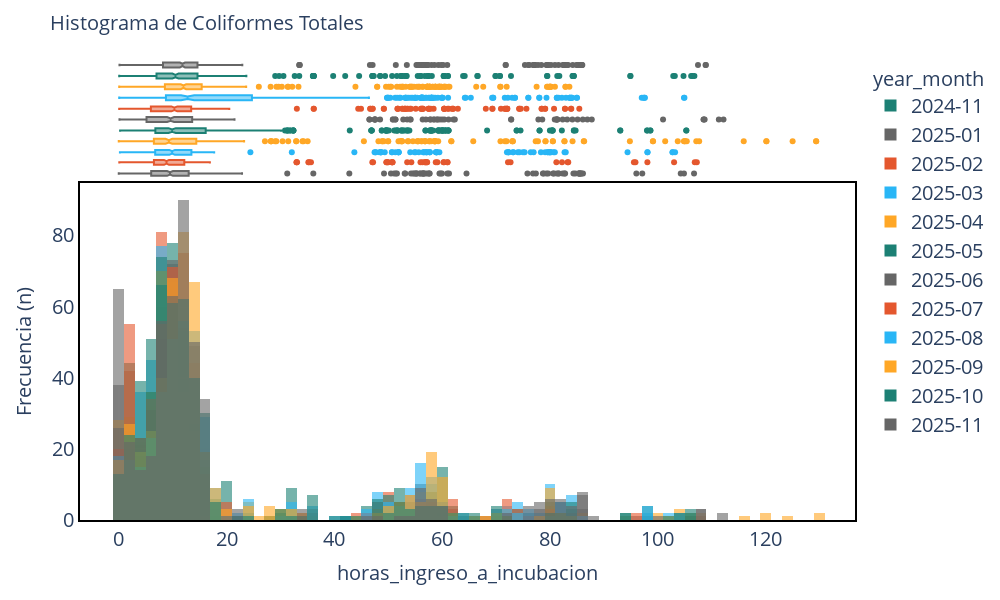

Notebook source saved alongside this figure:
### Code cell
fig1 = plot_distribution(
    df=df_good,
    group_col="year_month",
    value_col="horas_ingreso_a_incubacion",
    title="Histograma de Coliformes Totales",
    marginal="box",  # Muestra un boxplot arriba para ver outliers
    nbins=100         # Forzar 30 barras
)
fig1.show()

### Figure 1 — Plotly figure (JSON) as saved in the notebook; plotly's stock layout.template omitted (floating-point values rounded to 4 significant figures; data arrays with more than 128 entries replaced by an {"elided": "..."} marker saying what was removed)
{"data": [{"bingroup": "x", "hovertemplate": "year_month=2024-11<br>horas_ingreso_a_incubacion=%{x}<br>count=%{y}<extra></extra>", "legendgroup": "2024-11", "marker": {"color": "#1C8074", "opacity": 0.6, "pattern": {"shape": ""}}, "name": "2024-11", "nbinsx": 100, "orientation": "v", "showlegend": true, "type": "histogram", "x": {"elided": "2922 float values"}, "xaxis": "x", "yaxis": "y"}, {"hovertemplate": "year_month=2024-11<br>horas_ingreso_a_incubacion=%{x}<extra></extra>", "legendgroup": "2024-11", "marker": {"color": "#1C8074"}, "name": "2024-11", "notched": true, "showlegend": false, "type": "box", "x": {"elided": "2922 float values"}, "xaxis": "x2", "yaxis": "y2"}, {"bingroup": "x", "hovertemplate": "year_month=2025-01<br>horas_ingreso_a_incubacion=%{x}<br>count=%{y}<extra></extra>", "legendgroup": "2025-01", "marker": {"color": "#666666", "opacity": 0.6, "pattern": {"shape": ""}}, "name": "2025-01", "nbinsx": 100, "orientation": "v", "showlegend": true, "type": "histogram", "x": {"elided": "400 float values"}, "xaxis": "x", "yaxis": "y"}, {"hovertemplate": "year_month=2025-01<br>horas_ingreso_a_incubacion=%{x}<extra></extra>", "legendgroup": "2025-01", "marker": {"color": "#666666"}, "name": "2025-01", "notched": true, "showlegend": false, "type": "box", "x": {"elided": "400 float values"}, "xaxis": "x2", "yaxis": "y2"}, {"bingroup": "x", "hovertemplate": "year_month=2025-02<br>horas_ingreso_a_incubacion=%{x}<br>count=%{y}<extra></extra>", "legendgroup": "2025-02", "marker": {"color": "#E4572E", "opacity": 0.6, "pattern": {"shape": ""}}, "name": "2025-02", "nbinsx": 100, "orientation": "v", "showlegend": true, "type": "histogram", "x": {"elided": "370 float values"}, "xaxis": "x", "yaxis": "y"}, {"hovertemplate": "year_month=2025-02<br>horas_ingreso_a_incubacion=%{x}<extra></extra>", "legendgroup": "2025-02", "marker": {"color": "#E4572E"}, "name": "2025-02", "notched": true, "showlegend": false, "type": "box", "x": {"elided": "370 float values"}, "xaxis": "x2", "yaxis": "y2"}, {"bingroup": "x", "hovertemplate": "year_month=2025-03<br>horas_ingreso_a_incubacion=%{x}<br>count=%{y}<extra></extra>", "legendgroup": "2025-03", "marker": {"color": "#29B6F6", "opacity": 0.6, "pattern": {"shape": ""}}, "name": "2025-03", "nbinsx": 100, "orientation": "v", "showlegend": true, "type": "histogram", "x": {"elided": "413 float values"}, "xaxis": "x", "yaxis": "y"}, {"hovertemplate": "year_month=2025-03<br>horas_ingreso_a_incubacion=%{x}<extra></extra>", "legendgroup": "2025-03", "marker": {"color": "#29B6F6"}, "name": "2025-03", "notched": true, "showlegend": false, "type": "box", "x": {"elided": "413 float values"}, "xaxis": "x2", "yaxis": "y2"}, {"bingroup": "x", "hovertemplate": "year_month=2025-04<br>horas_ingreso_a_incubacion=%{x}<br>count=%{y}<extra></extra>", "legendgroup": "2025-04", "marker": {"color": "#FFA726", "opacity": 0.6, "pattern": {"shape": ""}}, "name": "2025-04", "nbinsx": 100, "orientation": "v", "showlegend": true, "type": "histogram", "x": {"elided": "401 float values"}, "xaxis": "x", "yaxis": "y"}, {"hovertemplate": "year_month=2025-04<br>horas_ingreso_a_incubacion=%{x}<extra></extra>", "legendgroup": "2025-04", "marker": {"color": "#FFA726"}, "name": "2025-04", "notched": true, "showlegend": false, "type": "box", "x": {"elided": "401 float values"}, "xaxis": "x2", "yaxis": "y2"}, {"bingroup": "x", "hovertemplate": "year_month=2025-05<br>horas_ingreso_a_incubacion=%{x}<br>count=%{y}<extra></extra>", "legendgroup": "2025-05", "marker": {"color": "#1C8074", "opacity": 0.6, "pattern": {"shape": ""}}, "name": "2025-05", "nbinsx": 100, "orientation": "v", "showlegend": true, "type": "histogram", "x": {"elided": "474 float values"}, "xaxis": "x", "yaxis": "y"}, {"hovertemplate": "year_month=2025-05<br>horas_ingreso_a_incubacion=%{x}<extra></extra>", "legendgroup": "2025-05", "marker": {"color": "#1C8074"}, "name": "2025-05", "notched": true, "showlegend": false, "type": "box", "x": {"elided": "474 float values"}, "xaxis": "x2", "yaxis": "y2"}, {"bingroup": "x", "hovertemplate": "year_month=2025-06<br>horas_ingreso_a_incubacion=%{x}<br>count=%{y}<extra></extra>", "legendgroup": "2025-06", "marker": {"color": "#666666", "opacity": 0.6, "pattern": {"shape": ""}}, "name": "2025-06", "nbinsx": 100, "orientation": "v", "showlegend": true, "type": "histogram", "x": {"elided": "428 float values"}, "xaxis": "x", "yaxis": "y"}, {"hovertemplate": "year_month=2025-06<br>horas_ingreso_a_incubacion=%{x}<extra></extra>", "legendgroup": "2025-06", "marker": {"color": "#666666"}, "name": "2025-06", "notched": true, "showlegend": false, "type": "box", "x": {"elided": "428 float values"}, "xaxis": "x2", "yaxis": "y2"}, {"bingroup": "x", "hovertemplate": "year_month=2025-07<br>horas_ingreso_a_incubacion=%{x}<br>count=%{y}<extra></extra>", "legendgroup": "2025-07", "marker": {"color": "#E4572E", "opacity": 0.6, "pattern": {"shape": ""}}, "name": "2025-07", "nbinsx": 100, "orientation": "v", "showlegend": true, "type": "histogram", "x": {"elided": "472 float values"}, "xaxis": "x", "yaxis": "y"}, {"hovertemplate": "year_month=2025-07<br>horas_ingreso_a_incubacion=%{x}<extra></extra>", "legendgroup": "2025-07", "marker": {"color": "#E4572E"}, "name": "2025-07", "notched": true, "showlegend": false, "type": "box", "x": {"elided": "472 float values"}, "xaxis": "x2", "yaxis": "y2"}, {"bingroup": "x", "hovertemplate": "year_month=2025-08<br>horas_ingreso_a_incubacion=%{x}<br>count=%{y}<extra></extra>", "legendgroup": "2025-08", "marker": {"color": "#29B6F6", "opacity": 0.6, "pattern": {"shape": ""}}, "name": "2025-08", "nbinsx": 100, "orientation": "v", "showlegend": true, "type": "histogram", "x": {"elided": "419 float values"}, "xaxis": "x", "yaxis": "y"}, {"hovertemplate": "year_month=2025-08<br>horas_ingreso_a_incubacion=%{x}<extra></extra>", "legendgroup": "2025-08", "marker": {"color": "#29B6F6"}, "name": "2025-08", "notched": true, "showlegend": false, "type": "box", "x": {"elided": "419 float values"}, "xaxis": "x2", "yaxis": "y2"}, {"bingroup": "x", "hovertemplate": "year_month=2025-09<br>horas_ingreso_a_incubacion=%{x}<br>count=%{y}<extra></extra>", "legendgroup": "2025-09", "marker": {"color": "#FFA726", "opacity": 0.6, "pattern": {"shape": ""}}, "name": "2025-09", "nbinsx": 100, "orientation": "v", "showlegend": true, "type": "histogram", "x": {"elided": "464 float values"}, "xaxis": "x", "yaxis": "y"}, {"hovertemplate": "year_month=2025-09<br>horas_ingreso_a_incubacion=%{x}<extra></extra>", "legendgroup": "2025-09", "marker": {"color": "#FFA726"}, "name": "2025-09", "notched": true, "showlegend": false, "type": "box", "x": {"elided": "464 float values"}, "xaxis": "x2", "yaxis": "y2"}, {"bingroup": "x", "hovertemplate": "year_month=2025-10<br>horas_ingreso_a_incubacion=%{x}<br>count=%{y}<extra></extra>", "legendgroup": "2025-10", "marker": {"color": "#1C8074", "opacity": 0.6, "pattern": {"shape": ""}}, "name": "2025-10", "nbinsx": 100, "orientation": "v", "showlegend": true, "type": "histogram", "x": {"elided": "484 float values"}, "xaxis": "x", "yaxis": "y"}, {"hovertemplate": "year_month=2025-10<br>horas_ingreso_a_incubacion=%{x}<extra></extra>", "legendgroup": "2025-10", "marker": {"color": "#1C8074"}, "name": "2025-10", "notched": true, "showlegend": false, "type": "box", "x": {"elided": "484 float values"}, "xaxis": "x2", "yaxis": "y2"}, {"bingroup": "x", "hovertemplate": "year_month=2025-11<br>horas_ingreso_a_incubacion=%{x}<br>count=%{y}<extra></extra>", "legendgroup": "2025-11", "marker": {"color": "#666666", "opacity": 0.6, "pattern": {"shape": ""}}, "name": "2025-11", "nbinsx": 100, "orientation": "v", "showlegend": true, "type": "histogram", "x": {"elided": "441 float values"}, "xaxis": "x", "yaxis": "y"}, {"hovertemplate": "year_month=2025-11<br>horas_ingreso_a_incubacion=%{x}<extra></extra>", "legendgroup": "2025-11", "marker": {"color": "#666666"}, "name": "2025-11", "notched": true, "showlegend": false, "type": "box", "x": {"elided": "441 float values"}, "xaxis": "x2", "yaxis": "y2"}], "layout": {"barmode": "overlay", "height": 600, "hovermode": "x unified", "legend": {"font": {"size": 20}, "title": {"font": {"size": 20}, "text": "year_month"}, "tracegroupgap": 0}, "margin": {"t": 60}, "paper_bgcolor": "rgba(0,0,0,0)", "plot_bgcolor": "rgba(0,0,0,0)", "title": {"font": {"size": 20}, "text": "Histograma de Coliformes Totales"}, "width": 1000, "xaxis": {"anchor": "y", "domain": [0, 1], "linecolor": "black", "linewidth": 2, "mirror": true, "showgrid": true, "showline": true, "tickfont": {"size": 20}, "title": {"font": {"size": 20}, "text": "horas_ingreso_a_incubacion"}, "zeroline": false}, "xaxis2": {"anchor": "y2", "domain": [0, 1], "matches": "x", "showgrid": true, "showticklabels": false}, "yaxis": {"anchor": "x", "domain": [0, 0.7326], "linecolor": "black", "linewidth": 2, "mirror": true, "showgrid": true, "showline": true, "tickfont": {"size": 20}, "title": {"font": {"size": 20}, "text": "Frecuencia (n)"}, "zeroline": false}, "yaxis2": {"anchor": "x2", "domain": [0.7426, 1], "matches": "y2", "showgrid": false, "showline": false, "showticklabels": false, "ticks": ""}}}
